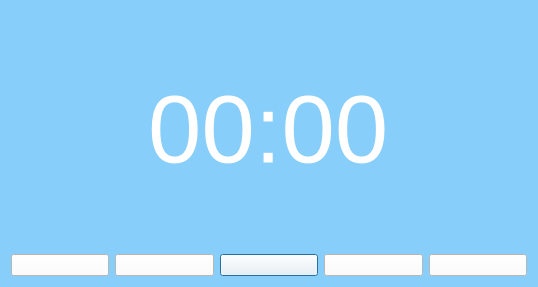
<?xml version="1.0" encoding="UTF-8"?>
<ui version="4.0">
 <class>TimerDialog</class>
 <widget class="QDialog" name="TimerDialog">
  <property name="windowModality">
   <enum>Qt::NonModal</enum>
  </property>
  <property name="geometry">
   <rect>
    <x>0</x>
    <y>0</y>
    <width>538</width>
    <height>287</height>
   </rect>
  </property>
  <property name="cursor">
   <cursorShape>ArrowCursor</cursorShape>
  </property>
  <property name="windowTitle">
   <string>TimerDialog</string>
  </property>
  <property name="styleSheet">
   <string notr="true">background-color: rgb(135, 206, 250);</string>
  </property>
  <property name="modal">
   <bool>false</bool>
  </property>
  <layout class="QGridLayout" name="gridLayout_2">
   <item row="0" column="0" alignment="Qt::AlignHCenter">
    <widget class="QLabel" name="time_display">
     <property name="font">
      <font>
       <pointsize>72</pointsize>
      </font>
     </property>
     <property name="styleSheet">
      <string notr="true">color: rgb(255, 255, 255);</string>
     </property>
     <property name="text">
      <string>00:00</string>
     </property>
     <property name="scaledContents">
      <bool>true</bool>
     </property>
    </widget>
   </item>
   <item row="1" column="0">
    <layout class="QGridLayout" name="gridLayout">
     <item row="0" column="2">
      <widget class="QPushButton" name="refresh_button">
       <property name="styleSheet">
        <string notr="true">background-color: rgb(255, 255, 255);</string>
       </property>
       <property name="text">
        <string/>
       </property>
       <property name="icon">
        <iconset resource="res.qrc">
         <normaloff>:/res/res/refresh.png</normaloff>:/res/res/refresh.png</iconset>
       </property>
       <property name="iconSize">
        <size>
         <width>40</width>
         <height>40</height>
        </size>
       </property>
      </widget>
     </item>
     <item row="0" column="3">
      <widget class="QPushButton" name="setting_button">
       <property name="styleSheet">
        <string notr="true">background-color: rgb(255, 255, 255);</string>
       </property>
       <property name="text">
        <string/>
       </property>
       <property name="icon">
        <iconset resource="res.qrc">
         <normaloff>:/res/res/help.png</normaloff>:/res/res/help.png</iconset>
       </property>
       <property name="iconSize">
        <size>
         <width>40</width>
         <height>40</height>
        </size>
       </property>
      </widget>
     </item>
     <item row="0" column="4">
      <widget class="QPushButton" name="close_button">
       <property name="styleSheet">
        <string notr="true">background-color: rgb(255, 255, 255);</string>
       </property>
       <property name="text">
        <string/>
       </property>
       <property name="icon">
        <iconset resource="res.qrc">
         <normaloff>:/res/res/close.png</normaloff>:/res/res/close.png</iconset>
       </property>
       <property name="iconSize">
        <size>
         <width>40</width>
         <height>40</height>
        </size>
       </property>
      </widget>
     </item>
     <item row="0" column="0">
      <widget class="QPushButton" name="start_button">
       <property name="styleSheet">
        <string notr="true">background-color: rgb(255, 255, 255);</string>
       </property>
       <property name="text">
        <string/>
       </property>
       <property name="icon">
        <iconset resource="res.qrc">
         <normaloff>:/res/res/start.png</normaloff>:/res/res/start.png</iconset>
       </property>
       <property name="iconSize">
        <size>
         <width>40</width>
         <height>40</height>
        </size>
       </property>
      </widget>
     </item>
     <item row="0" column="1">
      <widget class="QPushButton" name="pause_button">
       <property name="styleSheet">
        <string notr="true">background-color: rgb(255, 255, 255);</string>
       </property>
       <property name="text">
        <string/>
       </property>
       <property name="icon">
        <iconset resource="res.qrc">
         <normaloff>:/res/res/pause.png</normaloff>:/res/res/pause.png</iconset>
       </property>
       <property name="iconSize">
        <size>
         <width>40</width>
         <height>40</height>
        </size>
       </property>
      </widget>
     </item>
    </layout>
   </item>
  </layout>
 </widget>
 <layoutdefault spacing="6" margin="11"/>
 <resources>
  <include location="res.qrc"/>
 </resources>
 <connections/>
</ui>
